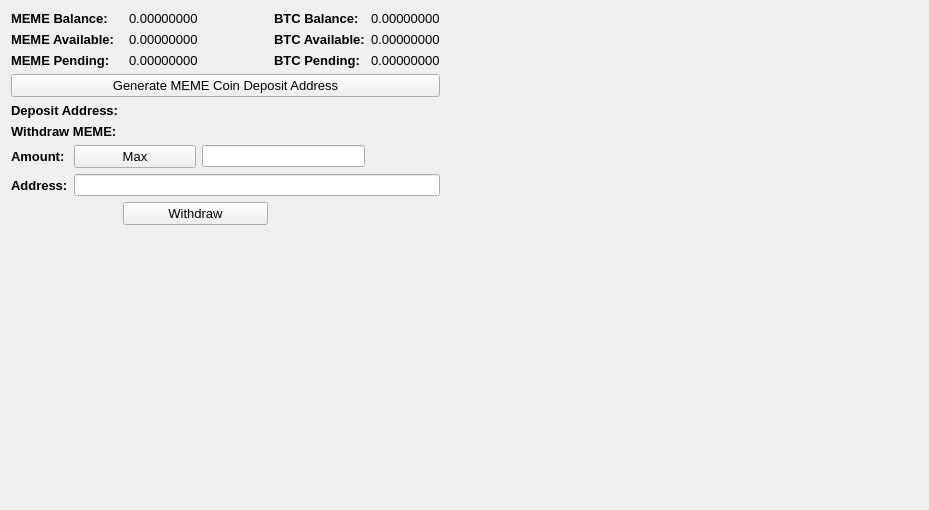
     <widget class="QWidget" name="BalanceTab">
      <attribute name="title">
       <string>Balance</string>
      </attribute>
      <layout class="QGridLayout" name="gridLayout_2">
       <item row="0" column="0" colspan="2">
        <widget class="QLabel" name="label_11">
         <property name="font">
          <font>
           <pointsize>10</pointsize>
           <weight>75</weight>
           <bold>true</bold>
          </font>
         </property>
         <property name="text">
          <string>MEME Balance:</string>
         </property>
        </widget>
       </item>
       <item row="0" column="3" colspan="2">
        <widget class="QLabel" name="TXBalanceLabel">
         <property name="font">
          <font>
           <pointsize>10</pointsize>
          </font>
         </property>
         <property name="text">
          <string>0.00000000</string>
         </property>
         <property name="textInteractionFlags">
          <set>Qt::LinksAccessibleByMouse|Qt::TextSelectableByMouse</set>
         </property>
        </widget>
       </item>
       <item row="0" column="5">
        <widget class="QLabel" name="label_12">
         <property name="font">
          <font>
           <pointsize>10</pointsize>
           <weight>75</weight>
           <bold>true</bold>
          </font>
         </property>
         <property name="text">
          <string>BTC Balance:</string>
         </property>
        </widget>
       </item>
       <item row="0" column="6">
        <widget class="QLabel" name="BitcoinBalanceLabel">
         <property name="font">
          <font>
           <pointsize>10</pointsize>
          </font>
         </property>
         <property name="text">
          <string>0.00000000</string>
         </property>
         <property name="textInteractionFlags">
          <set>Qt::LinksAccessibleByMouse|Qt::TextSelectableByMouse</set>
         </property>
        </widget>
       </item>
       <item row="0" column="7" rowspan="10">
        <spacer name="horizontalSpacer_4">
         <property name="orientation">
          <enum>Qt::Horizontal</enum>
         </property>
         <property name="sizeHint" stdset="0">
          <size>
           <width>478</width>
           <height>488</height>
          </size>
         </property>
        </spacer>
       </item>
       <item row="1" column="0" colspan="2">
        <widget class="QLabel" name="label_13">
         <property name="font">
          <font>
           <pointsize>10</pointsize>
           <weight>75</weight>
           <bold>true</bold>
          </font>
         </property>
         <property name="text">
          <string>MEME Available:</string>
         </property>
        </widget>
       </item>
       <item row="1" column="3" colspan="2">
        <widget class="QLabel" name="TXAvailableLabel_2">
         <property name="font">
          <font>
           <pointsize>10</pointsize>
          </font>
         </property>
         <property name="text">
          <string>0.00000000</string>
         </property>
         <property name="textInteractionFlags">
          <set>Qt::LinksAccessibleByMouse|Qt::TextSelectableByMouse</set>
         </property>
        </widget>
       </item>
       <item row="1" column="5">
        <widget class="QLabel" name="label_15">
         <property name="font">
          <font>
           <pointsize>10</pointsize>
           <weight>75</weight>
           <bold>true</bold>
          </font>
         </property>
         <property name="text">
          <string>BTC Available:</string>
         </property>
        </widget>
       </item>
       <item row="1" column="6">
        <widget class="QLabel" name="BitcoinAvailableLabel">
         <property name="font">
          <font>
           <pointsize>10</pointsize>
          </font>
         </property>
         <property name="text">
          <string>0.00000000</string>
         </property>
         <property name="textInteractionFlags">
          <set>Qt::LinksAccessibleByMouse|Qt::TextSelectableByMouse</set>
         </property>
        </widget>
       </item>
       <item row="2" column="0" colspan="2">
        <widget class="QLabel" name="label_14">
         <property name="font">
          <font>
           <pointsize>10</pointsize>
           <weight>75</weight>
           <bold>true</bold>
          </font>
         </property>
         <property name="text">
          <string>MEME Pending:</string>
         </property>
        </widget>
       </item>
       <item row="2" column="3" colspan="2">
        <widget class="QLabel" name="TXPendingLabel">
         <property name="font">
          <font>
           <pointsize>10</pointsize>
          </font>
         </property>
         <property name="text">
          <string>0.00000000</string>
         </property>
         <property name="textInteractionFlags">
          <set>Qt::LinksAccessibleByMouse|Qt::TextSelectableByMouse</set>
         </property>
        </widget>
       </item>
       <item row="2" column="5">
        <widget class="QLabel" name="label_31">
         <property name="font">
          <font>
           <pointsize>10</pointsize>
           <weight>75</weight>
           <bold>true</bold>
          </font>
         </property>
         <property name="text">
          <string>BTC Pending:</string>
         </property>
        </widget>
       </item>
       <item row="2" column="6">
        <widget class="QLabel" name="BitcoinPendingLabel">
         <property name="font">
          <font>
           <pointsize>10</pointsize>
          </font>
         </property>
         <property name="text">
          <string>0.00000000</string>
         </property>
         <property name="textInteractionFlags">
          <set>Qt::LinksAccessibleByMouse|Qt::TextSelectableByMouse</set>
         </property>
        </widget>
       </item>
       <item row="3" column="0" colspan="7">
        <widget class="QPushButton" name="GenDepositBTN">
         <property name="font">
          <font>
           <pointsize>10</pointsize>
          </font>
         </property>
         <property name="text">
          <string>Generate MEME Coin Deposit Address</string>
         </property>
        </widget>
       </item>
       <item row="4" column="0" colspan="3">
        <widget class="QLabel" name="label_33">
         <property name="font">
          <font>
           <pointsize>10</pointsize>
           <weight>75</weight>
           <bold>true</bold>
          </font>
         </property>
         <property name="text">
          <string>Deposit Address:</string>
         </property>
        </widget>
       </item>
       <item row="4" column="3" colspan="4">
        <widget class="QLabel" name="DepositAddressLabel">
         <property name="minimumSize">
          <size>
           <width>311</width>
           <height>0</height>
          </size>
         </property>
         <property name="palette">
          <palette>
           <active>
            <colorrole role="WindowText">
             <brush brushstyle="SolidPattern">
              <color alpha="255">
               <red>0</red>
               <green>0</green>
               <blue>0</blue>
              </color>
             </brush>
            </colorrole>
            <colorrole role="Text">
             <brush brushstyle="SolidPattern">
              <color alpha="255">
               <red>0</red>
               <green>0</green>
               <blue>255</blue>
              </color>
             </brush>
            </colorrole>
           </active>
           <inactive>
            <colorrole role="WindowText">
             <brush brushstyle="SolidPattern">
              <color alpha="255">
               <red>0</red>
               <green>0</green>
               <blue>0</blue>
              </color>
             </brush>
            </colorrole>
            <colorrole role="Text">
             <brush brushstyle="SolidPattern">
              <color alpha="255">
               <red>0</red>
               <green>0</green>
               <blue>255</blue>
              </color>
             </brush>
            </colorrole>
           </inactive>
           <disabled>
            <colorrole role="WindowText">
             <brush brushstyle="SolidPattern">
              <color alpha="255">
               <red>120</red>
               <green>120</green>
               <blue>120</blue>
              </color>
             </brush>
            </colorrole>
            <colorrole role="Text">
             <brush brushstyle="SolidPattern">
              <color alpha="255">
               <red>120</red>
               <green>120</green>
               <blue>120</blue>
              </color>
             </brush>
            </colorrole>
           </disabled>
          </palette>
         </property>
         <property name="font">
          <font>
           <pointsize>10</pointsize>
           <weight>75</weight>
           <bold>true</bold>
          </font>
         </property>
         <property name="text">
          <string/>
         </property>
         <property name="alignment">
          <set>Qt::AlignRight|Qt::AlignTrailing|Qt::AlignVCenter</set>
         </property>
         <property name="textInteractionFlags">
          <set>Qt::LinksAccessibleByMouse|Qt::TextSelectableByKeyboard|Qt::TextSelectableByMouse</set>
         </property>
        </widget>
       </item>
       <item row="5" column="0" colspan="2">
        <widget class="QLabel" name="label_34">
         <property name="font">
          <font>
           <pointsize>10</pointsize>
           <weight>75</weight>
           <bold>true</bold>
          </font>
         </property>
         <property name="text">
          <string>Withdraw MEME:</string>
         </property>
        </widget>
       </item>
       <item row="6" column="0">
        <widget class="QLabel" name="label_26">
         <property name="font">
          <font>
           <pointsize>10</pointsize>
           <weight>75</weight>
           <bold>true</bold>
          </font>
         </property>
         <property name="text">
          <string>Amount:</string>
         </property>
        </widget>
       </item>
       <item row="6" column="1" colspan="3">
        <widget class="QPushButton" name="Withdraw_Max_Amount">
         <property name="font">
          <font>
           <pointsize>10</pointsize>
          </font>
         </property>
         <property name="text">
          <string>Max</string>
         </property>
        </widget>
       </item>
       <item row="6" column="4" colspan="2">
        <widget class="QLineEdit" name="WithdrawUnitsInput">
         <property name="font">
          <font>
           <pointsize>9</pointsize>
           <weight>75</weight>
           <bold>true</bold>
          </font>
         </property>
         <property name="text">
          <string/>
         </property>
        </widget>
       </item>
       <item row="7" column="0">
        <widget class="QLabel" name="label_10">
         <property name="font">
          <font>
           <pointsize>10</pointsize>
           <weight>75</weight>
           <bold>true</bold>
          </font>
         </property>
         <property name="text">
          <string>Address:</string>
         </property>
        </widget>
       </item>
       <item row="7" column="1" colspan="6">
        <widget class="QLineEdit" name="WithdrawAddress">
         <property name="font">
          <font>
           <pointsize>9</pointsize>
           <weight>75</weight>
           <bold>true</bold>
          </font>
         </property>
        </widget>
       </item>
       <item row="8" column="2" colspan="3">
        <widget class="QPushButton" name="WithdrawUnitsBtn">
         <property name="font">
          <font>
           <pointsize>10</pointsize>
          </font>
         </property>
         <property name="text">
          <string>Withdraw</string>
         </property>
        </widget>
       </item>
       <item row="9" column="0" colspan="7">
        <spacer name="verticalSpacer">
         <property name="orientation">
          <enum>Qt::Vertical</enum>
         </property>
         <property name="sizeHint" stdset="0">
          <size>
           <width>428</width>
           <height>262</height>
          </size>
         </property>
        </spacer>
       </item>
      </layout>
      <zorder>label_31</zorder>
      <zorder>label_15</zorder>
      <zorder>label_12</zorder>
      <zorder>label_14</zorder>
      <zorder>label_13</zorder>
      <zorder>label_11</zorder>
      <zorder>BitcoinBalanceLabel</zorder>
      <zorder>TXBalanceLabel</zorder>
      <zorder>TXAvailableLabel_2</zorder>
      <zorder>TXPendingLabel</zorder>
      <zorder>BitcoinAvailableLabel</zorder>
      <zorder>BitcoinPendingLabel</zorder>
      <zorder>label_33</zorder>
      <zorder>GenDepositBTN</zorder>
      <zorder>DepositAddressLabel</zorder>
      <zorder>Withdraw_Max_Amount</zorder>
      <zorder>label_34</zorder>
      <zorder>WithdrawUnitsInput</zorder>
      <zorder>label_10</zorder>
      <zorder>label_26</zorder>
      <zorder>WithdrawAddress</zorder>
      <zorder>WithdrawUnitsBtn</zorder>
      <zorder>horizontalSpacer_4</zorder>
      <zorder>verticalSpacer</zorder>
     </widget>
